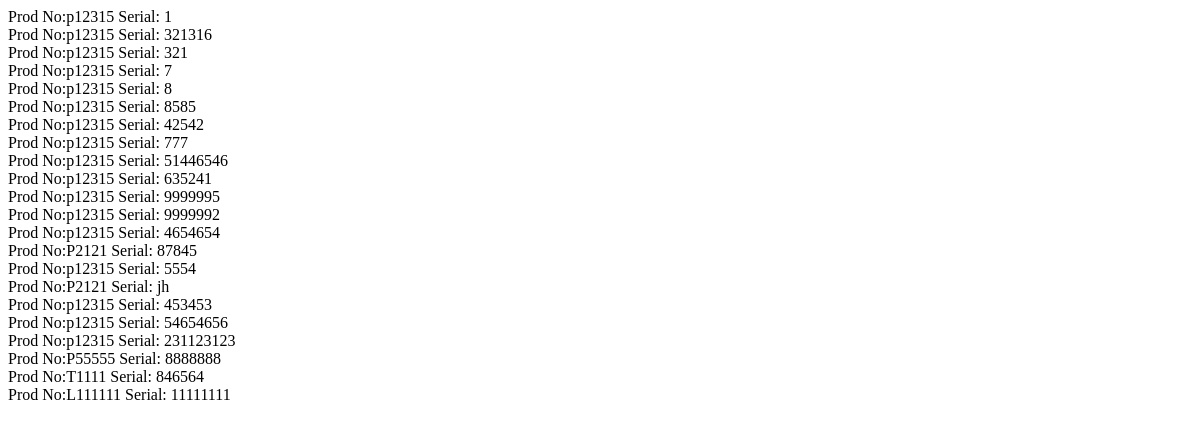
/getproduct/, run on an earlier commit of the app's database.
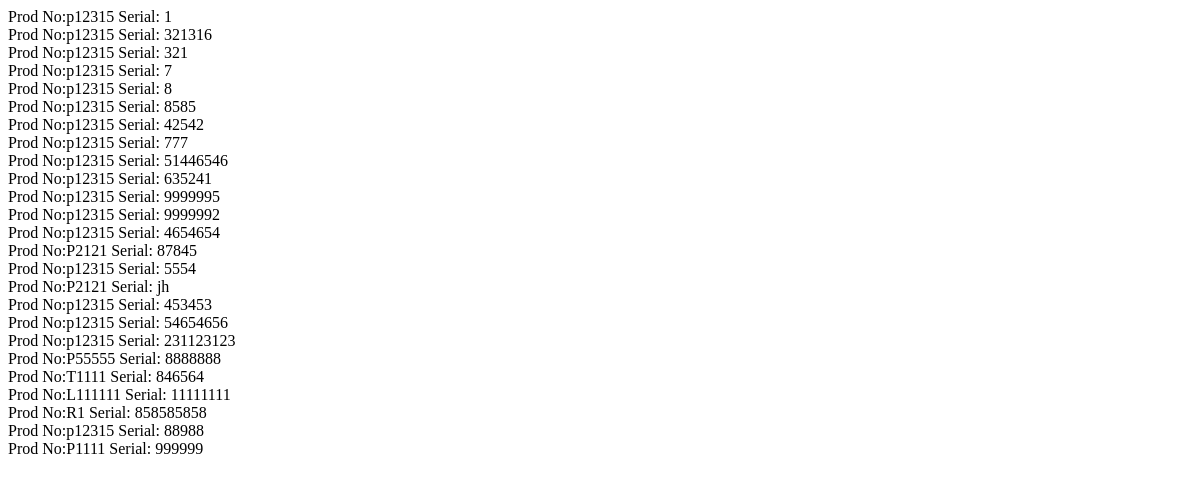
And on a later commit of the database.
### product/models.py (models this page shows)
class Product(Model):
    serial_no = CharField(max_length=25, unique=True)
    prod_no = CharField(max_length=25)
    line = ForeignKey(Line, on_delete=DO_NOTHING)
    user = ForeignKey(User,on_delete=DO_NOTHING, blank=True)
    date = DateTimeField(auto_now_add=True)
    error_codes = ManyToManyField(ErrorCodesForProduct, blank=True)
    product_state = ForeignKey(ProductsToRepair,on_delete=DO_NOTHING)

### product/views.py (the view)
# urls.py: path('getproduct/',views.all_production),
def all_production(request):
    all_prod = Product.objects.all
    return render(request, 'getproduct.html',{'all':all_prod})

### product/templates/getproduct.html (shortened to what this page needs)
<!DOCTYPE html>
<html lang="en">
<head>
</head>
<body>
    {% for item in all %}
    Prod No:{{ item.prod_no }}  Serial: {{ item.serial_no}} <br/>
    {% endfor %}
</body>
</html>

What changed in the data, as far as the page shows it:
added Product: prod_no "R1", serial_no "858585858"
added Product: prod_no "p12315", serial_no "88988"
added Product: prod_no "P1111", serial_no "999999"
